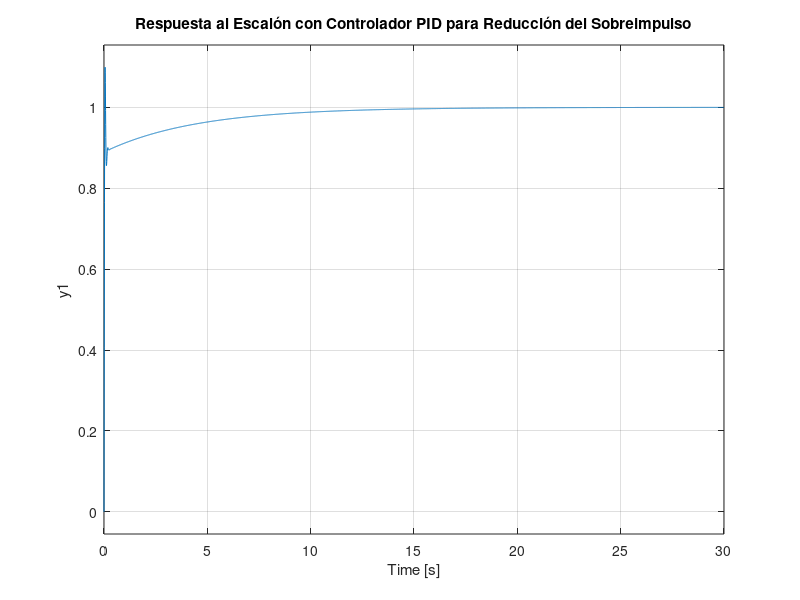

Source code (MATLAB):
clear, clc;
% Definir la función de transferencia del sistema
numerador = [325];
denominador = [1 20 325];
G = tf(numerador, denominador);

% Diseño del controlador PID inicial
Kp = 8; % Ajustar manualmente
Ki = 2;   % Ajustar manualmente
Kd = 0.1;  % Ajustar manualmente

% Crear el controlador PID
C = pid(Kp, Ki, Kd);
T = C*G
% Sistema en lazo cerrado
T = feedback(C*G, 1);

% Graficar la respuesta al escalón
step(T);
grid on;
title('Respuesta al Escalón con Controlador PID para Reducción del Sobreimpulso');
